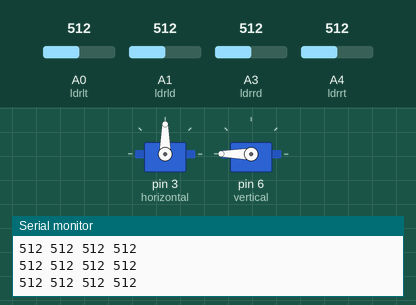
A sketch run on a simulated Arduino Uno, built with avr-gcc and run on an emulated ATmega328P. Parts: 2 × servo, the last lines printed to the serial monitor. The test bench sets the inputs (shaded band); at power-on: A0 (ldrlt) = 512, A1 (ldrld) = 512, A3 (ldrrd) = 512, A4 (ldrrt) = 512.

Above: at 2.2 s.
2.3 s: A0 (ldrlt) set to 659
5.3 s: A0 (ldrlt) set to 681
At 5.47 s:
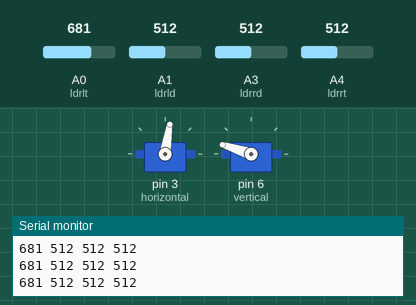
8.3 s: A1 (ldrld) set to 192
9.9 s: A1 (ldrld) set to 166
At 10.07 s:
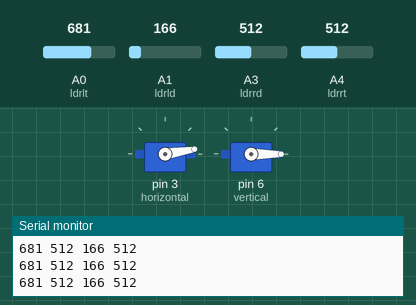
12.9 s: A1 (ldrld) set to 487
At 12.9 s:
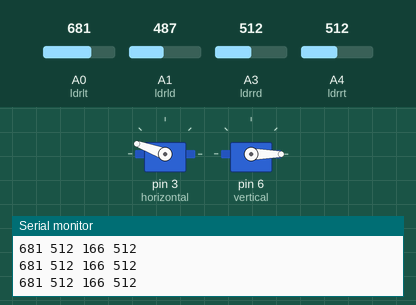
14.4 s: A1 (ldrld) set to 519
At 15.18 s:
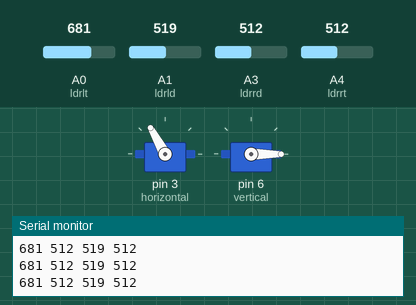
Timing chart, 0 to 18.4 s (numbered marks = the images above; inputs shaded):
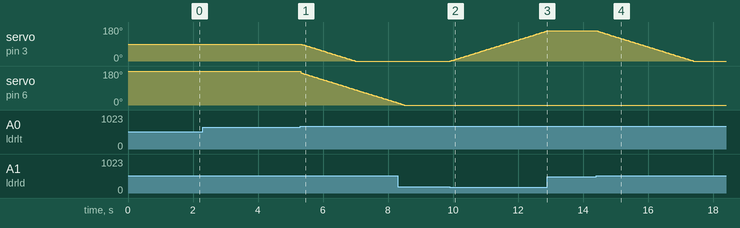

The sketch:

Solar_Tracker.ino
```cpp
#include <Servo.h> // include Servo library

Servo horizontal; // horizontal servo
int servoh = 90; // stand horizontal servo

Servo vertical; // vertical servo
int servov = 180; // stand vertical servo
                          // br yellow  tr  blue 2   lb blue   lt green
// LDR pin connections
// name = analogpin;
int ldrlt = A0; //LDR top left
int ldrrt = A4; //LDR top rigt
int ldrld =A1; //LDR down left
int ldrrd = A3; //ldr down rigt

void setup()
{
  Serial.begin(9600);
// servo connections
// name.attacht(pin);
  horizontal.attach(3);
  vertical.attach(6);
  horizontal.write(90);
  vertical.write(180);
  delay(1000);

}

void loop()
{
  int lt = analogRead(ldrlt); // top left
  int rt = analogRead(ldrrt); // top right
  int ld = analogRead(ldrld); // down left
  int rd = analogRead(ldrrd); // down rigt
  Serial.print(lt);
  Serial.print(" ");
  Serial.print(rt);
  Serial.print(" ");
  Serial.print(ld);
  Serial.print(" ");
  Serial.print(rd);
  Serial.print(" ");
  Serial.println("");


int avt = (lt + rt) / 2; // average value top
int avd = (ld + rd) / 2; // average value down
int avl = (lt + ld) / 2; // average value left
int avr = (rt + rd) / 2; // average value right

int dvert = avt - avd; // check the diffirence of up and down
int dhoriz = avl - avr;// check the diffirence og left and rigt

if (dvert > 80 || dvert < -80) // check if the diffirence is in the tolerance else change vertical angle
{
if (avt > avd)
{
servov = --servov;
if (servov > 170)
{
servov = 170;
}
}
else if (avt < avd)
{
servov= ++servov;
if (servov < 0)
{
servov = 0;
}
}
vertical.write(servov);
}

if (dhoriz > 80 || dhoriz < -80) // check if the diffirence is in the tolerance else change horizontal angle
{
if (avl > avr)
{
servoh = --servoh;
if (servoh < 0)
{
servoh = 0;
}
}
else if (avl < avr)
{
servoh = ++servoh;
if (servoh > 175)
{
servoh = 175;
}
}
else if (avl == avr)
{
// nothing
}
horizontal.write(servoh);
}
delay(15);
}
```

Measured:
- the behaviour switches between 673 and 674 on A0 (ldrlt) (found by bisection; images 0 and 1)
- the behaviour switches between 183 and 182 on A1 (ldrld) (found by bisection; images 1 and 2)
- the behaviour switches between 504 and 505 on A1 (ldrld) (found by bisection; images 3 and 4)
- after the input at 5.3 s, servo on pin 3 (horizontal): moves from 90° to 0° over 1.7 s, starting at once; servo on pin 6 (vertical): moves from 180° to 12° over 3.0 s, starting at once
- after the input at 9.9 s, servo on pin 3 (horizontal): moves from 0° to 160° over 3.0 s, starting at once
- after the input at 12.9 s, servo on pin 3 (horizontal): stays 160° (without the input it goes to 161° after 0.01 s)
- after the input at 14.4 s, servo on pin 3 (horizontal): moves from 160° to 0° over 3.0 s, starting at once
